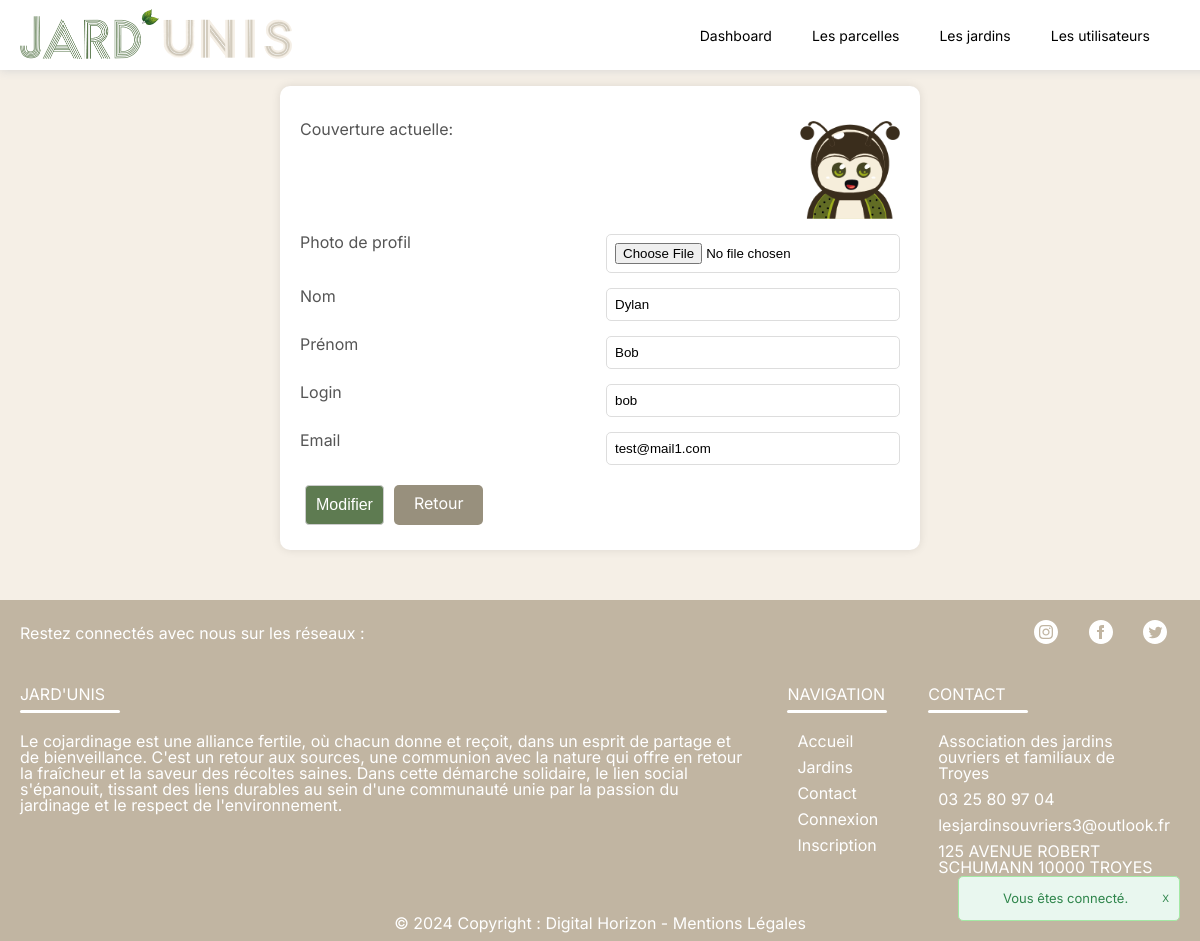
The app's page /admin/users/modifFormUser.php?users=1 (signed in) with its own data.
### tables this page shows
CREATE TABLE `users` (
  `user_id` int(11) NOT NULL,
  `user_nom` varchar(50) NOT NULL,
  `user_prnm` varchar(50) NOT NULL,
  `user_login` varchar(50) NOT NULL,
  `user_pass` varchar(255) NOT NULL,
  `user_email` varchar(100) NOT NULL,
  `user_photo` varchar(100) NOT NULL DEFAULT 'default_user.webp'
);

### admin/users/modifFormUser.php (the view, shortened to what this page needs)
<?php
require '../../model/connectBD.php';
require '../../composants/head.php';
require '../../composants/headerAdmin.php';
$user_id = $_GET['users'];
$query = "SELECT * FROM users WHERE user_id = :user_id";
$req = $bd->prepare($query);
$req->execute(['user_id' => $user_id]);
$user = $req->fetch();
?>
<h1>Modification de profil de <?php echo htmlspecialchars($user['user_nom'] . ' ' . $user['user_prnm']); ?></h1>
<div class="profile-edit-container">
    <form action="verifModifFormUser.php" method="post" enctype="multipart/form-data">
        <div class="form-group">
            <label>Couverture actuelle:</label>
            <br>
            <img src="/src/assets/uploads/<?php echo htmlspecialchars($user['user_photo']); ?>" alt="Photo de profil" style="width:100px;">
        </div>
        <div class="form-group">
            <label for="photo">Photo de profil</label>
            <input type="file" name="photo" id="photo">
        </div>
        <div class="form-group">
            <label for="nom">Nom</label>
            <input type="text" name="nom" id="nom" value="<?php echo htmlspecialchars($user['user_nom']); ?>" required>
        </div>
        <div class="form-group">
            <label for="prenom">Prénom</label>
            <input type="text" name="prenom" id="prenom" value="<?php echo htmlspecialchars($user['user_prnm']); ?>" required>
        </div>
        <div class="form-group">
            <label for="login">Login</label>
            <input type="text" name="login" id="login" value="<?php echo htmlspecialchars($user['user_login']); ?>" required>
        </div>
        <div class="form-group">
            <label for="email">Email</label>
            <input type="email" name="email" id="email" value="<?php echo htmlspecialchars($user['user_email']); ?>" required>
        </div>
        <div class="form-actions">
            <input type="submit" class="btn-submit" value="Modifier">
            <a class="btn-back" href="/admin/users/tableUsers.php">Retour</a>
        </div>
    </form>
</div>
<?php
require('../../composants/footer.php');
?>

### src/assets/css/style.css (style rules this page uses)
html, body, div, span, applet, object, iframe, h1, h2, h3, h4, h5, h6, p, blockquote, pre, a, abbr, acronym, address, big, cite, code, del, dfn, em, img, ins, kbd, q, s, samp, small, strike, strong, sub, sup, tt, var, b, u, i, center, dl, dt, dd, ol, ul, li, fieldset, form, label, legend, table, caption, tbody, tfoot, thead, tr, th, td, article, aside, canvas, details, embed, figure, figcaption, footer, header, hgroup, menu, nav, output, ruby, section, summary, time, mark, audio, video { margin: 0; padding: 0; border: 0; font-size: 100%; font: inherit; vertical-align: baseline; }
body { line-height: 1; }
body { font-family: "Inter", sans-serif; background-color: #f5efe6; }
h1 { text-align: center; font-size: 36px; color: #5E7B51; margin-bottom: 50px; }
html, body { height: 100%; margin: 0; }
a { color: #5E7B51; }
.profile-edit-container { width: 80%; max-width: 600px; margin: 0 auto; background-color: #fff; padding: 20px; box-shadow: 0 0 10px rgba(0, 0, 0, 0.1); border-radius: 10px; margin-top: 30px; }
.profile-edit-container .form-group { margin-bottom: 15px; }
.profile-edit-container label { display: block; margin-bottom: 5px; color: #555; }
.profile-edit-container input[type="text"], .profile-edit-container input[type="email"], .profile-edit-container input[type="file"] { padding: 8px; border: 1px solid #ddd; border-radius: 5px; box-sizing: border-box; }
.form-actions { display: flex; }
.btn-submit, .btn-back { display: inline-block; padding: 10px 20px; border: none; border-radius: 5px; text-align: center; cursor: pointer; margin: 5px; text-decoration: none; color: #fff; }
.btn-submit { background-color: #5E7B51; transition: background-color 0.3s; font-size: 16px; }
.btn-back { background-color: #98907d; transition: background-color 0.3s; }
.form-group { display: flex; justify-content: space-between; }
.form-group input { width: 49%; }
.block-info-reservation input[type="date"], input[type="submit"] { padding: 10px; border: 1px solid #ccc; border-radius: 4px; font-size: 16px; box-sizing: border-box; }

### records on screen
users: user_photo (placeholder picture), nom "Dylan", prenom "Bob", login "bob", email "test@mail1.com"

### other values on screen
$_SESSION['alert_message'] "Vous êtes connecté."
